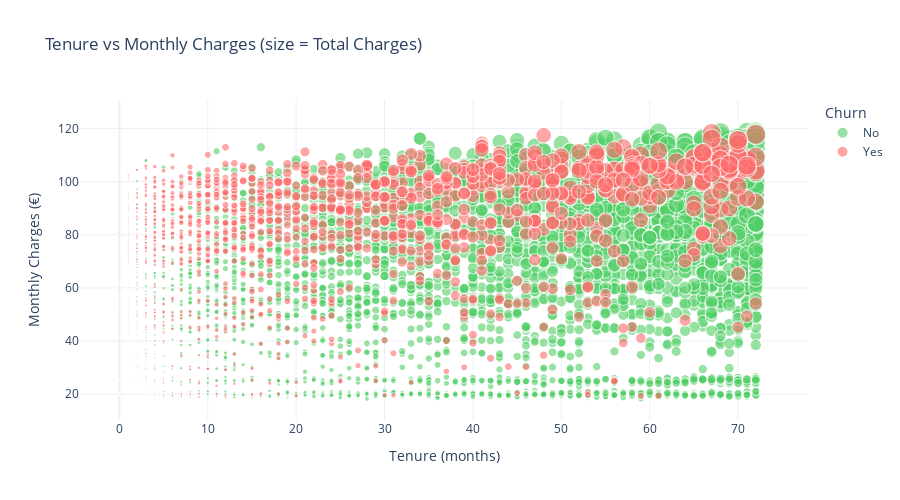

Source (notebook cell):
### Markdown cell above
### Multi-dimensional Analysis

### Code cell
fig = px.scatter(df, x='tenure', y='MonthlyCharges', 
                 color='Churn',
                 size='TotalCharges',
                 title='Tenure vs Monthly Charges (size = Total Charges)',
                 color_discrete_map={'Yes': '#ff6b6b', 'No': '#51cf66'},
                 opacity=0.6,
                 labels={'tenure': 'Tenure (months)', 
                         'MonthlyCharges': 'Monthly Charges (€)'})
fig.update_layout(height=500)
fig.show()

print("\nINSIGHT: High-paying, short-tenure customers = High risk zone!")

### Figure 1 — Plotly figure (JSON) as saved in the notebook; plotly's stock layout.template omitted (floating-point values rounded to 4 significant figures; data arrays with more than 128 entries replaced by an {"elided": "..."} marker saying what was removed)
{"data": [{"hovertemplate": "Churn=No<br>Tenure (months)=%{x}<br>Monthly Charges (€)=%{y}<br>TotalCharges=%{marker.size}<extra></extra>", "legendgroup": "No", "marker": {"color": "#51cf66", "opacity": 0.6, "size": {"elided": "5174 float values"}, "sizemode": "area", "sizeref": 21.71, "symbol": "circle"}, "mode": "markers", "name": "No", "showlegend": true, "type": "scattergl", "x": {"elided": "5174 int values"}, "xaxis": "x", "y": {"elided": "5174 float values"}, "yaxis": "y"}, {"hovertemplate": "Churn=Yes<br>Tenure (months)=%{x}<br>Monthly Charges (€)=%{y}<br>TotalCharges=%{marker.size}<extra></extra>", "legendgroup": "Yes", "marker": {"color": "#ff6b6b", "opacity": 0.6, "size": {"elided": "1869 float values"}, "sizemode": "area", "sizeref": 21.71, "symbol": "circle"}, "mode": "markers", "name": "Yes", "showlegend": true, "type": "scattergl", "x": {"elided": "1869 int values"}, "xaxis": "x", "y": {"elided": "1869 float values"}, "yaxis": "y"}], "layout": {"height": 500, "legend": {"itemsizing": "constant", "title": {"text": "Churn"}, "tracegroupgap": 0}, "title": {"text": "Tenure vs Monthly Charges (size = Total Charges)"}, "xaxis": {"anchor": "y", "domain": [0, 1], "title": {"text": "Tenure (months)"}}, "yaxis": {"anchor": "x", "domain": [0, 1], "title": {"text": "Monthly Charges (€)"}}}}
